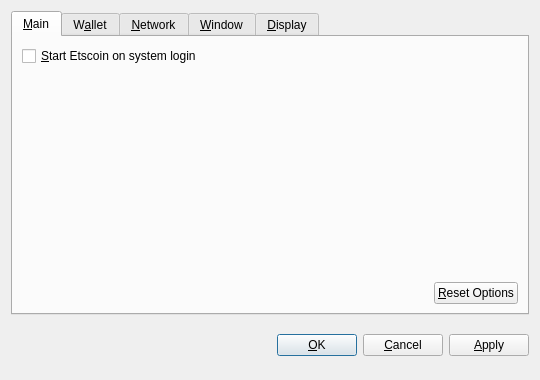
<?xml version="1.0" encoding="UTF-8"?>
<ui version="4.0">
 <class>OptionsDialog</class>
 <widget class="QDialog" name="OptionsDialog">
  <property name="geometry">
   <rect>
    <x>0</x>
    <y>0</y>
    <width>540</width>
    <height>380</height>
   </rect>
  </property>
  <property name="windowTitle">
   <string>Options</string>
  </property>
  <property name="modal">
   <bool>true</bool>
  </property>
  <layout class="QVBoxLayout" name="verticalLayout">
   <item>
    <widget class="QTabWidget" name="tabWidget">
     <property name="tabPosition">
      <enum>QTabWidget::North</enum>
     </property>
     <property name="currentIndex">
      <number>0</number>
     </property>
     <widget class="QWidget" name="tabMain">
      <attribute name="title">
       <string>&amp;Main</string>
      </attribute>
      <layout class="QVBoxLayout" name="verticalLayout_Main">
       <item>
        <widget class="QCheckBox" name="bitcoinAtStartup">
         <property name="toolTip">
          <string>Automatically start Etscoin after logging in to the system.</string>
         </property>
         <property name="text">
          <string>&amp;Start Etscoin on system login</string>
         </property>
        </widget>
       </item>
       <item>
        <spacer name="verticalSpacer_Main">
         <property name="orientation">
          <enum>Qt::Vertical</enum>
         </property>
         <property name="sizeHint" stdset="0">
          <size>
           <width>20</width>
           <height>40</height>
          </size>
         </property>
        </spacer>
       </item>
       <item>
        <layout class="QHBoxLayout" name="horizontalLayout_2_Main">
         <item>
          <spacer name="horizontalSpacer_2_Main">
           <property name="orientation">
            <enum>Qt::Horizontal</enum>
           </property>
           <property name="sizeHint" stdset="0">
            <size>
             <width>40</width>
             <height>20</height>
            </size>
           </property>
          </spacer>
         </item>
         <item>
          <widget class="QPushButton" name="resetButton">
           <property name="toolTip">
            <string>Reset all client options to default.</string>
           </property>
           <property name="text">
            <string>&amp;Reset Options</string>
           </property>
           <property name="autoDefault">
            <bool>false</bool>
           </property>
          </widget>
         </item>
        </layout>
       </item>
      </layout>
     </widget>
     <widget class="QWidget" name="tabWallet">
      <attribute name="title">
       <string>W&amp;allet</string>
      </attribute>
      <layout class="QVBoxLayout" name="verticalLayout_Network">
       <item>
        <widget class="QLabel" name="transactionFeeInfoLabel">
         <property name="text">
          <string>Optional transaction fee per kB that helps make sure your transactions are processed quickly. Most transactions are 1 kB.</string>
         </property>
         <property name="textFormat">
          <enum>Qt::PlainText</enum>
         </property>
         <property name="wordWrap">
          <bool>true</bool>
         </property>
        </widget>
       </item>
       <item>
        <layout class="QHBoxLayout" name="horizontalLayout_1_Main">
         <item>
          <widget class="QLabel" name="transactionFeeLabel">
           <property name="text">
            <string>Pay transaction &amp;fee</string>
           </property>
           <property name="textFormat">
            <enum>Qt::PlainText</enum>
           </property>
           <property name="buddy">
            <cstring>transactionFee</cstring>
           </property>
          </widget>
         </item>
         <item>
          <widget class="BitcoinAmountField" name="transactionFee"/>
         </item>
         <item>
          <spacer name="horizontalSpacer_1_Main">
           <property name="orientation">
            <enum>Qt::Horizontal</enum>
           </property>
           <property name="sizeHint" stdset="0">
            <size>
             <width>40</width>
             <height>20</height>
            </size>
           </property>
          </spacer>
         </item>
        </layout>
       </item>
       <item>
        <widget class="QLabel" name="label">
         <property name="text">
          <string>If you disable the spending of unconfirmed change, the change from a transaction cannot be used until that transaction has at least one confirmation. This also affects how your balance is computed.</string>
         </property>
         <property name="wordWrap">
          <bool>true</bool>
         </property>
        </widget>
       </item>
       <item>
        <widget class="QCheckBox" name="spendZeroConfChange">
         <property name="text">
          <string>Spend unconfirmed change  (experts only)</string>
         </property>
        </widget>
       </item>
       <item>
        <spacer name="verticalSpacer">
         <property name="orientation">
          <enum>Qt::Vertical</enum>
         </property>
         <property name="sizeHint" stdset="0">
          <size>
           <width>20</width>
           <height>40</height>
          </size>
         </property>
        </spacer>
       </item>
      </layout>
     </widget>
     <widget class="QWidget" name="tabNetwork">
      <attribute name="title">
       <string>&amp;Network</string>
      </attribute>
      <layout class="QVBoxLayout" name="verticalLayout_Network">
       <item>
        <widget class="QCheckBox" name="mapPortUpnp">
         <property name="toolTip">
          <string>Automatically open the Etscoin client port on the router. This only works when your router supports UPnP and it is enabled.</string>
         </property>
         <property name="text">
          <string>Map port using &amp;UPnP</string>
         </property>
        </widget>
       </item>
       <item>
        <widget class="QCheckBox" name="connectSocks">
         <property name="toolTip">
          <string>Connect to the Etscoin network through a SOCKS proxy (e.g. when connecting through Tor).</string>
         </property>
         <property name="text">
          <string>&amp;Connect through SOCKS proxy:</string>
         </property>
        </widget>
       </item>
       <item>
        <layout class="QHBoxLayout" name="horizontalLayout_Network">
         <item>
          <widget class="QLabel" name="proxyIpLabel">
           <property name="text">
            <string>Proxy &amp;IP:</string>
           </property>
           <property name="textFormat">
            <enum>Qt::PlainText</enum>
           </property>
           <property name="buddy">
            <cstring>proxyIp</cstring>
           </property>
          </widget>
         </item>
         <item>
          <widget class="QValidatedLineEdit" name="proxyIp">
           <property name="maximumSize">
            <size>
             <width>140</width>
             <height>16777215</height>
            </size>
           </property>
           <property name="toolTip">
            <string>IP address of the proxy (e.g. 127.0.0.1)</string>
           </property>
          </widget>
         </item>
         <item>
          <widget class="QLabel" name="proxyPortLabel">
           <property name="text">
            <string>&amp;Port:</string>
           </property>
           <property name="textFormat">
            <enum>Qt::PlainText</enum>
           </property>
           <property name="buddy">
            <cstring>proxyPort</cstring>
           </property>
          </widget>
         </item>
         <item>
          <widget class="QLineEdit" name="proxyPort">
           <property name="maximumSize">
            <size>
             <width>55</width>
             <height>16777215</height>
            </size>
           </property>
           <property name="toolTip">
            <string>Port of the proxy (e.g. 9050)</string>
           </property>
          </widget>
         </item>
         <item>
          <widget class="QLabel" name="socksVersionLabel">
           <property name="text">
            <string>SOCKS &amp;Version:</string>
           </property>
           <property name="textFormat">
            <enum>Qt::PlainText</enum>
           </property>
           <property name="buddy">
            <cstring>socksVersion</cstring>
           </property>
          </widget>
         </item>
         <item>
          <widget class="QValueComboBox" name="socksVersion">
           <property name="toolTip">
            <string>SOCKS version of the proxy (e.g. 5)</string>
           </property>
          </widget>
         </item>
         <item>
          <spacer name="horizontalSpacer_Network">
           <property name="orientation">
            <enum>Qt::Horizontal</enum>
           </property>
           <property name="sizeHint" stdset="0">
            <size>
             <width>40</width>
             <height>20</height>
            </size>
           </property>
          </spacer>
         </item>
        </layout>
       </item>
       <item>
        <spacer name="verticalSpacer_Network">
         <property name="orientation">
          <enum>Qt::Vertical</enum>
         </property>
         <property name="sizeHint" stdset="0">
          <size>
           <width>20</width>
           <height>40</height>
          </size>
         </property>
        </spacer>
       </item>
      </layout>
     </widget>
     <widget class="QWidget" name="tabWindow">
      <attribute name="title">
       <string>&amp;Window</string>
      </attribute>
      <layout class="QVBoxLayout" name="verticalLayout_Window">
       <item>
        <widget class="QCheckBox" name="minimizeToTray">
         <property name="toolTip">
          <string>Show only a tray icon after minimizing the window.</string>
         </property>
         <property name="text">
          <string>&amp;Minimize to the tray instead of the taskbar</string>
         </property>
        </widget>
       </item>
       <item>
        <widget class="QCheckBox" name="minimizeOnClose">
         <property name="toolTip">
          <string>Minimize instead of exit the application when the window is closed. When this option is enabled, the application will be closed only after selecting Quit in the menu.</string>
         </property>
         <property name="text">
          <string>M&amp;inimize on close</string>
         </property>
        </widget>
       </item>
       <item>
        <spacer name="verticalSpacer_Window">
         <property name="orientation">
          <enum>Qt::Vertical</enum>
         </property>
         <property name="sizeHint" stdset="0">
          <size>
           <width>20</width>
           <height>40</height>
          </size>
         </property>
        </spacer>
       </item>
      </layout>
     </widget>
     <widget class="QWidget" name="tabDisplay">
      <attribute name="title">
       <string>&amp;Display</string>
      </attribute>
      <layout class="QVBoxLayout" name="verticalLayout_Display">
       <item>
        <layout class="QHBoxLayout" name="horizontalLayout_1_Display">
         <item>
          <widget class="QLabel" name="langLabel">
           <property name="text">
            <string>User Interface &amp;language:</string>
           </property>
           <property name="textFormat">
            <enum>Qt::PlainText</enum>
           </property>
           <property name="buddy">
            <cstring>lang</cstring>
           </property>
          </widget>
         </item>
         <item>
          <widget class="QValueComboBox" name="lang">
           <property name="toolTip">
            <string>The user interface language can be set here. This setting will take effect after restarting Etscoin.</string>
           </property>
          </widget>
         </item>
        </layout>
       </item>
       <item>
        <layout class="QHBoxLayout" name="horizontalLayout_2_Display">
         <item>
          <widget class="QLabel" name="unitLabel">
           <property name="text">
            <string>&amp;Unit to show amounts in:</string>
           </property>
           <property name="textFormat">
            <enum>Qt::PlainText</enum>
           </property>
           <property name="buddy">
            <cstring>unit</cstring>
           </property>
          </widget>
         </item>
         <item>
          <widget class="QValueComboBox" name="unit">
           <property name="toolTip">
            <string>Choose the default subdivision unit to show in the interface and when sending coins.</string>
           </property>
          </widget>
         </item>
        </layout>
       </item>
       <item>
        <widget class="QCheckBox" name="displayAddresses">
         <property name="toolTip">
          <string>Whether to show Etscoin addresses in the transaction list or not.</string>
         </property>
         <property name="text">
          <string>&amp;Display addresses in transaction list</string>
         </property>
        </widget>
       </item>
       <item>
        <widget class="QCheckBox" name="coinControlFeatures">
         <property name="toolTip">
          <string>Whether to show coin control features or not.</string>
         </property>
         <property name="text">
          <string>Display coin &amp;control features (experts only!)</string>
         </property>
        </widget>
       </item>
       <item>
        <spacer name="verticalSpacer_Display">
         <property name="orientation">
          <enum>Qt::Vertical</enum>
         </property>
         <property name="sizeHint" stdset="0">
          <size>
           <width>20</width>
           <height>40</height>
          </size>
         </property>
        </spacer>
       </item>
      </layout>
     </widget>
    </widget>
   </item>
   <item>
    <layout class="QHBoxLayout" name="horizontalLayout_Buttons">
     <item>
      <spacer name="horizontalSpacer_1">
       <property name="orientation">
        <enum>Qt::Horizontal</enum>
       </property>
       <property name="sizeHint" stdset="0">
        <size>
         <width>40</width>
         <height>48</height>
        </size>
       </property>
      </spacer>
     </item>
     <item>
      <widget class="QLabel" name="statusLabel">
       <property name="font">
        <font>
         <weight>75</weight>
         <bold>true</bold>
        </font>
       </property>
       <property name="text">
        <string/>
       </property>
       <property name="textFormat">
        <enum>Qt::PlainText</enum>
       </property>
       <property name="wordWrap">
        <bool>true</bool>
       </property>
      </widget>
     </item>
     <item>
      <spacer name="horizontalSpacer_2">
       <property name="orientation">
        <enum>Qt::Horizontal</enum>
       </property>
       <property name="sizeHint" stdset="0">
        <size>
         <width>40</width>
         <height>48</height>
        </size>
       </property>
      </spacer>
     </item>
     <item>
      <widget class="QPushButton" name="okButton">
       <property name="text">
        <string>&amp;OK</string>
       </property>
      </widget>
     </item>
     <item>
      <widget class="QPushButton" name="cancelButton">
       <property name="text">
        <string>&amp;Cancel</string>
       </property>
       <property name="autoDefault">
        <bool>false</bool>
       </property>
      </widget>
     </item>
     <item>
      <widget class="QPushButton" name="applyButton">
       <property name="text">
        <string>&amp;Apply</string>
       </property>
       <property name="autoDefault">
        <bool>false</bool>
       </property>
      </widget>
     </item>
    </layout>
   </item>
  </layout>
 </widget>
 <customwidgets>
  <customwidget>
   <class>BitcoinAmountField</class>
   <extends>QSpinBox</extends>
   <header>bitcoinamountfield.h</header>
  </customwidget>
  <customwidget>
   <class>QValueComboBox</class>
   <extends>QComboBox</extends>
   <header>qvaluecombobox.h</header>
  </customwidget>
  <customwidget>
   <class>QValidatedLineEdit</class>
   <extends>QLineEdit</extends>
   <header>qvalidatedlineedit.h</header>
  </customwidget>
 </customwidgets>
 <resources/>
 <connections/>
</ui>
